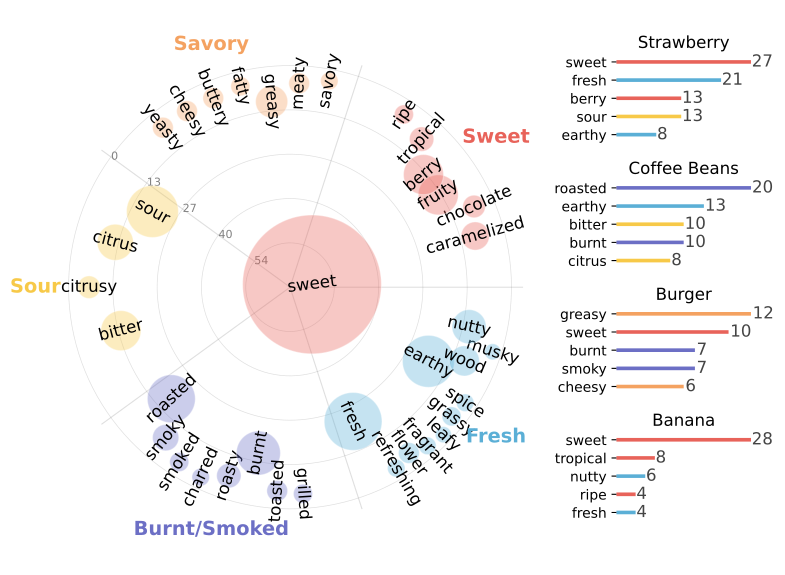

This figure's Python source:
# import ssl
# ssl._create_default_https_context = ssl._create_unverified_context
# import nltk
# import os
# import json
# import pandas as pd
# from nltk.corpus import stopwords
# from nltk.stem import WordNetLemmatizer
# from nltk.tokenize import RegexpTokenizer
# from collections import Counter
# import matplotlib.pyplot as plt
# import numpy as np
# import matplotlib.gridspec as gridspec

# from word_frequency import get_word_frequency, process_text

# # ── Load CSV ──────────────────────────────────────────────────────────────────
# df = pd.read_csv("/Users/yungew/Documents/GitHub/smell-lm/stats/word/SmellUIST - Foramtive Task 3.csv")
# df = df[["Strawberry", "Coffee Beans", "Burger", "Banana"]]

# # ── Step 1: Word frequency > 2 ───────────────────────────────────────────────
# total_counter = get_word_frequency(
#     "/Users/yungew/Documents/GitHub/smell-lm/stats/word/SmellUIST - Foramtive Task 3.csv",
#     ["Strawberry", "Coffee Beans", "Burger", "Banana"],
#     save_path="word_frequency.csv"
# )

# total_freq_df = pd.DataFrame(
#     sorted(total_counter.items(), key=lambda x: -x[1]),
#     columns=["word", "frequency"]
# )

# # ── Top-5 per food ────────────────────────────────────────────────────────────
# food_name_tokens = set()
# for food in df.columns:
#     for w in process_text(food):
#         food_name_tokens.add(w)

# # ── Categories ────────────────────────────────────────────────────────────────
# with open("categories.json", "r") as f:
#     categories = json.load(f)

# category_words = {w for words in categories.values() for w in words}

# food_top5 = {}
# for food in df.columns:
#     text = ' '.join(df[food].dropna().astype(str))
#     words = [w for w in process_text(text) if w not in food_name_tokens and w in category_words]
#     food_top5[food] = Counter(words).most_common(5)

# word_freq = {}
# for cat, words in categories.items():
#     for w in words:
#         if total_counter.get(w, 0) > 0:
#             word_freq[w] = total_counter[w]

# colors = {
#     "Sweet":        "#E8635A",
#     "Savory":       "#F4A261",
#     "Sour":         "#F7C948",
#     "Burnt/Smoked": "#6C6FC5",
#     "Fresh":        "#5BAFD6"
# }

# word_to_color = {}
# for cat, words in categories.items():
#     for w in words:
#         word_to_color[w] = colors[cat]

# # ── Smell words frequency list ────────────────────────────────────────────────
# smell_freq = {w: total_counter[w] for w in category_words if w in total_counter}
# smell_freq_df = pd.DataFrame(
#     sorted(smell_freq.items(), key=lambda x: -x[1]),
#     columns=["word", "frequency"]
# )
# smell_freq_df.to_csv("word_frequency_smell.csv", index=False)

# # ── Figure layout ─────────────────────────────────────────────────────────────
# fig = plt.figure(figsize=(8, 10))
# gs = gridspec.GridSpec(2, 1, height_ratios=[5, 1], hspace=0)

# # ── Polar chart ───────────────────────────────────────────────────────────────
# ax_polar = fig.add_subplot(gs[0], polar=True)

# cat_names = list(categories.keys())
# N = len(cat_names)
# sector_size = 2 * np.pi / N
# max_freq = max(word_freq.values()) if word_freq else 1
# MIN_SIZE, MAX_SIZE = 100, 10000

# r_ticks = [0.2, 0.4, 0.6, 0.8, 1.0]
# freq_labels = [int((1 - r) * max_freq) for r in r_ticks]
# for r in r_ticks:
#     theta = np.linspace(0, 2 * np.pi, 300)
#     ax_polar.plot(theta, [r] * 300, color='grey', linewidth=0.5, alpha=0.25, zorder=1)

# label_angle = np.pi - 0.63
# for r, label in zip(r_ticks, freq_labels):
#     ax_polar.annotate(str(label), (label_angle, r), fontsize=8,
#                       color='grey', ha='left', va='center')

# for i in range(N):
#     angle = i * sector_size
#     ax_polar.plot([angle, angle], [0, 1.05], color='grey', linewidth=0.8, alpha=0.25)

# for i, (cat, words) in enumerate(categories.items()):
#     center_angle = i * sector_size + sector_size / 2
#     valid_words = [(w, word_freq[w]) for w in words if w in word_freq]
#     n = len(valid_words)
#     for j, (word, freq) in enumerate(valid_words):
#         r = 1.0 - (freq / max_freq) * 0.9
#         angle = center_angle + (j - n / 2) * (sector_size * 0.8 / max(n, 1))
#         size = MIN_SIZE + (MAX_SIZE - MIN_SIZE) * ((freq / max_freq) ** 1.8)
#         ax_polar.scatter(angle, r, s=size, color=colors[cat], alpha=0.35,
#                          edgecolors='white', linewidths=0.8, zorder=3)
#         rotation = np.degrees(angle)
#         if np.pi / 2 < angle < 3 * np.pi / 2:
#             rotation += 180
#         ax_polar.annotate(word, (angle, r), fontsize=12,
#                           ha='center', va='center', color='#000000',
#                           fontweight='regular', rotation=rotation,
#                           rotation_mode='anchor', zorder=3)

# for i, cat in enumerate(cat_names):
#     angle = i * sector_size + sector_size / 2
#     ax_polar.annotate(cat, (angle, 1.15), fontsize=14, fontweight='bold',
#                       ha='center', va='center', color=colors[cat],
#                       annotation_clip=False)

# ax_polar.set_yticklabels([])
# ax_polar.set_xticklabels([])
# ax_polar.set_ylim(0, 1.25)
# ax_polar.spines['polar'].set_visible(False)
# ax_polar.grid(False)

# # ── Bar charts ────────────────────────────────────────────────────────────────
# gs_bar = gridspec.GridSpecFromSubplotSpec(1, len(df.columns), subplot_spec=gs[1], wspace=0.8)

# for idx, food in enumerate(df.columns):
#     ax = fig.add_subplot(gs_bar[idx])
#     top5 = food_top5[food]
#     words_bar = [w for w, _ in top5]
#     freqs_bar = [c for _, c in top5]

#     bar_colors = [word_to_color.get(w, '#AAAAAA') for w in words_bar[::-1]]

#     bars = ax.barh(words_bar[::-1], freqs_bar[::-1],
#                    color=bar_colors, alpha=0.75,
#                    edgecolor='white', linewidth=0.5, height=0.6)

#     for bar, val in zip(bars, freqs_bar[::-1]):
#         ax.text(val + 0.15, bar.get_y() + bar.get_height() / 2,
#                 str(val), va='center', ha='left', fontsize=9, color='#444444')

#     ax.set_title(food, fontsize=12, fontweight='bold', color='black', pad=6)
#     ax.set_xlim(0, max(freqs_bar) * 1.35)
#     ax.tick_params(axis='y', labelsize=9)
#     ax.spines['top'].set_visible(False)
#     ax.spines['right'].set_visible(False)
#     ax.spines['left'].set_visible(False)
#     ax.spines['bottom'].set_visible(False)

#     ax.xaxis.set_visible(False)

# plt.savefig("word.pdf", dpi=300, bbox_inches='tight')
# # plt.savefig("word.png", dpi=300, bbox_inches='tight')
# plt.show()


import ssl
ssl._create_default_https_context = ssl._create_unverified_context
import nltk
import os
import json
import pandas as pd
from nltk.corpus import stopwords
from nltk.stem import WordNetLemmatizer
from nltk.tokenize import RegexpTokenizer
from collections import Counter
import matplotlib.pyplot as plt
import numpy as np
import matplotlib.gridspec as gridspec

from word_frequency import get_word_frequency, process_text

# ── Load CSV ──────────────────────────────────────────────────────────────────
df = pd.read_csv("/Users/yungew/Documents/GitHub/smell-lm/stats/word/SmellUIST - Foramtive Task 3.csv")
df = df[["Strawberry", "Coffee Beans", "Burger", "Banana"]]

# ── Step 1: Word frequency > 2 ───────────────────────────────────────────────
total_counter = get_word_frequency(
    "/Users/yungew/Documents/GitHub/smell-lm/stats/word/SmellUIST - Foramtive Task 3.csv",
    ["Strawberry", "Coffee Beans", "Burger", "Banana"],
    save_path="word_frequency.csv"
)

total_freq_df = pd.DataFrame(
    sorted(total_counter.items(), key=lambda x: -x[1]),
    columns=["word", "frequency"]
)

# ── Top-5 per food ────────────────────────────────────────────────────────────
food_name_tokens = set()
for food in df.columns:
    for w in process_text(food):
        food_name_tokens.add(w)

# ── Categories ────────────────────────────────────────────────────────────────
with open("categories.json", "r") as f:
    categories = json.load(f)

category_words = {w for words in categories.values() for w in words}

food_top5 = {}
for food in df.columns:
    text = ' '.join(df[food].dropna().astype(str))
    words = [w for w in process_text(text) if w not in food_name_tokens and w in category_words]
    food_top5[food] = Counter(words).most_common(5)

word_freq = {}
for cat, words in categories.items():
    for w in words:
        if total_counter.get(w, 0) > 0:
            word_freq[w] = total_counter[w]

colors = {
    "Sweet":        "#E8635A",
    "Savory":       "#F4A261",
    "Sour":         "#F7C948",
    "Burnt/Smoked": "#6C6FC5",
    "Fresh":        "#5BAFD6"
}

word_to_color = {}
for cat, words in categories.items():
    for w in words:
        word_to_color[w] = colors[cat]

# ── Smell words frequency list ────────────────────────────────────────────────
smell_freq = {w: total_counter[w] for w in category_words if w in total_counter}
smell_freq_df = pd.DataFrame(
    sorted(smell_freq.items(), key=lambda x: -x[1]),
    columns=["word", "frequency"]
)
smell_freq_df.to_csv("word_frequency_smell.csv", index=False)

# ── Figure layout ─────────────────────────────────────────────────────────────
fig = plt.figure(figsize=(9, 6))
gs = gridspec.GridSpec(1, 2, width_ratios=[7, 2], hspace=0, wspace=0.3)

# ── Polar chart ───────────────────────────────────────────────────────────────
ax_polar = fig.add_subplot(gs[0], polar=True)

cat_names = list(categories.keys())
N = len(cat_names)
sector_size = 2 * np.pi / N
max_freq = max(word_freq.values()) if word_freq else 1
MIN_SIZE, MAX_SIZE = 100, 10000

r_ticks = [0.2, 0.4, 0.6, 0.8, 1.0]
freq_labels = [int((1 - r) * max_freq) for r in r_ticks]
for r in r_ticks:
    theta = np.linspace(0, 2 * np.pi, 300)
    ax_polar.plot(theta, [r] * 300, color='grey', linewidth=0.5, alpha=0.25, zorder=1)

label_angle = np.pi - 0.63
for r, label in zip(r_ticks, freq_labels):
    ax_polar.annotate(str(label), (label_angle, r), fontsize=8,
                      color='grey', ha='left', va='center')

for i in range(N):
    angle = i * sector_size
    ax_polar.plot([angle, angle], [0, 1.05], color='grey', linewidth=0.8, alpha=0.25)

for i, (cat, words) in enumerate(categories.items()):
    center_angle = i * sector_size + sector_size / 2
    valid_words = [(w, word_freq[w]) for w in words if w in word_freq]
    n = len(valid_words)
    for j, (word, freq) in enumerate(valid_words):
        r = 1.0 - (freq / max_freq) * 0.9
        angle = center_angle + (j - n / 2) * (sector_size * 0.8 / max(n, 1))
        size = MIN_SIZE + (MAX_SIZE - MIN_SIZE) * ((freq / max_freq) ** 1.8)
        ax_polar.scatter(angle, r, s=size, color=colors[cat], alpha=0.35,
                         edgecolors='white', linewidths=0.8, zorder=3)
        rotation = np.degrees(angle)
        if np.pi / 2 < angle < 3 * np.pi / 2:
            rotation += 180
        ax_polar.annotate(word, (angle, r), fontsize=12,
                          ha='center', va='center', color='#000000',
                          fontweight='regular', rotation=rotation,
                          rotation_mode='anchor', zorder=3)

for i, cat in enumerate(cat_names):
    angle = i * sector_size + sector_size / 2
    ax_polar.annotate(cat, (angle, 1.15), fontsize=14, fontweight='bold',
                      ha='center', va='center', color=colors[cat],
                      annotation_clip=False)

ax_polar.set_yticklabels([])
ax_polar.set_xticklabels([])
ax_polar.set_ylim(0, 1.25)
ax_polar.spines['polar'].set_visible(False)
ax_polar.grid(False)
ax_polar.set_position(ax_polar.get_position().expanded(1.2, 1.2)) # ⭕️

# ── Bar charts ────────────────────────────────────────────────────────────────
gs_bar = gridspec.GridSpecFromSubplotSpec(len(df.columns), 1, subplot_spec=gs[1], hspace=0.5)


for idx, food in enumerate(df.columns):
    ax = fig.add_subplot(gs_bar[idx])
    top5 = food_top5[food]
    words_bar = [w for w, _ in top5]
    freqs_bar = [c for _, c in top5]

    bar_colors = [word_to_color.get(w, '#AAAAAA') for w in words_bar[::-1]]

    bars = ax.barh(words_bar[::-1], freqs_bar[::-1],
                   color=bar_colors, 
                   alpha=1,
                   height=0.2
                   )

    for bar, val in zip(bars, freqs_bar[::-1]):
        ax.text(val + 0.15, bar.get_y() + bar.get_height() / 2,
                str(val), va='center', ha='left', fontsize=12, color='#444444')

    ax.set_title(food, fontsize=12, 
                #  fontweight='semibold', 
                 color='black')
    ax.set_xlim(0, max(freqs_bar))
    ax.tick_params(axis='y', labelsize=10)
    ax.spines['top'].set_visible(False)
    ax.spines['right'].set_visible(False)
    ax.spines['left'].set_visible(False)
    ax.spines['bottom'].set_visible(False)

    ax.xaxis.set_visible(False)

plt.savefig("word.pdf", dpi=300, bbox_inches='tight')
# plt.savefig("word.png", dpi=300, bbox_inches='tight')
plt.show()
